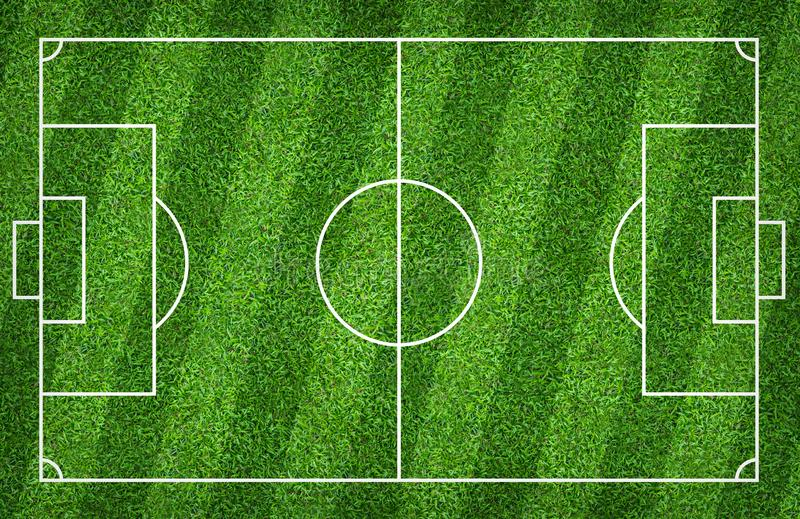
#> input picture assets/football.jpg, 800 x 519 px
$ python -i VanishingPoint.py   (imports and definitions only)
#> lines starting #> are read from the running program, lines starting #| are printed output that depends on the picture
### lib/offside_modules/AdditionalFunctions.py
import numpy as np
import cv2

'''
This is the dictionary of the lower and upper bounds of HSVs
'''

color_dict_HSV = {
        'black': [[0, 0, 0],    [180, 255, 30]],
        'gray':  [[0, 0, 30],    [180, 25, 190]],
        'white': [[0, 0, 190],  [180, 25, 255]],
        'red1':  [[159, 25, 70],[180, 255, 255]],
        'red2':  [[0, 25, 70],  [10, 255, 255]],
        'orange':[[10, 25, 70], [25, 255, 255]],
        'yellow':[[25, 25, 70], [35, 255, 255]],
        'green': [[35, 25, 70], [90, 255, 255]],
        'blue':  [[90, 25, 70], [129, 255, 255]],
        'purple':[[129, 25, 70],[159, 255, 255]]
        }
#white range
lower_white = np.array([0,0,0])
upper_white = np.array([0,0,255])

'''
* This function just computes the mean to be used for line intersection averaging
* @param  arrpoints  the points to be processed
* @return           the averaged points of intersection vanishing point
'''
# [8 lines left out: function pointMean, not called in this run]
# Making a list of possible vp intersection


'''
* This function is to get all the possible list of vp
* @param  neededpoints  points to be made into a list to obtain the average
* @return           the final vanishing point after averaging
'''
# [13 lines left out: function gettingMeanVP, not called in this run]

'''
* This function is to show the final result as an image viewing video
* @param  frame  the frame input to be used to detect players
* @param  decision   the final decision to be printed on the image
* @param  imgToShow   the image to be shown in the imshow function
* @return           the final output shown with the results and the boundry lines of each player
'''
# [7 lines left out: function PrintFinalVisuals, not called in this run]
'''
* This function is used to get the intersection of both line if exists
* @param  line1,line2  the 2 lines for intersection checking
* @return           the point of intersection if exists
'''
# [16 lines left out: function line_intersection, not called in this run]

'''
* This function is used to get the slope
* @param  x1,y1,x2,y2  the points of the 2 lines to get the slope of
* @return           the slope od the line
'''
def slopee(x1, y1, x2, y2):
    x = (y2 - y1) / (x2 - x1)
    return x

### lib/offside_modules/VanishingPoint.py
import cv2
from AdditionalFunctions import slopee, line_intersection
import numpy as np
'''
* This function is used to get the vanishing point
* @param  img  the image to get the vanishing point from
* @return           the final processed vanishing point
'''

def vanishingPoint(img):

    gray = cv2.cvtColor(img, cv2.COLOR_RGB2GRAY)
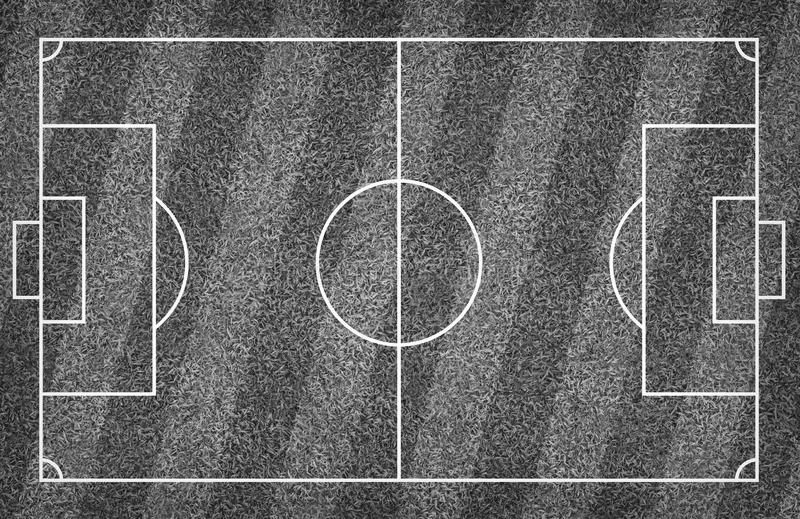
#> gray: shape (519, 800); min 6, max 255, mean 103.2
    bilarImg = cv2.bilateralFilter(gray, 7, 7, 7)
    image_enhanced = cv2.equalizeHist(bilarImg)
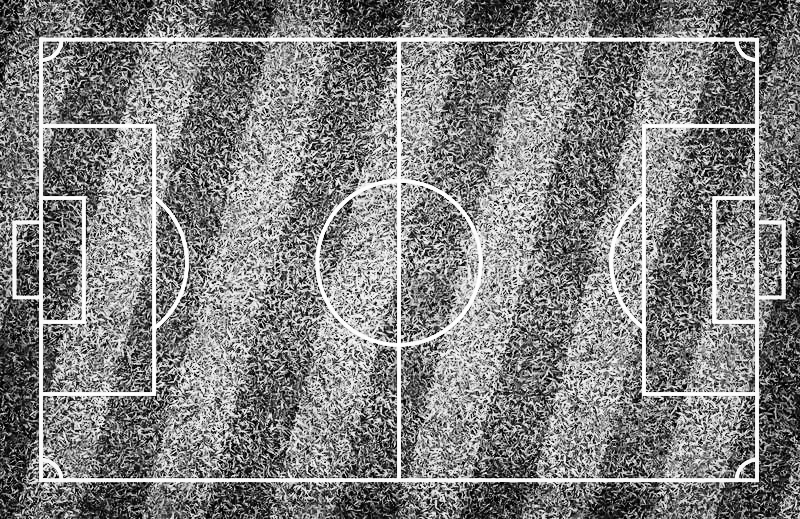
#> image_enhanced: shape (519, 800); min 0, max 255, mean 128.5
    masked_edges = cv2.Canny(image_enhanced, 100, 100, apertureSize=3)
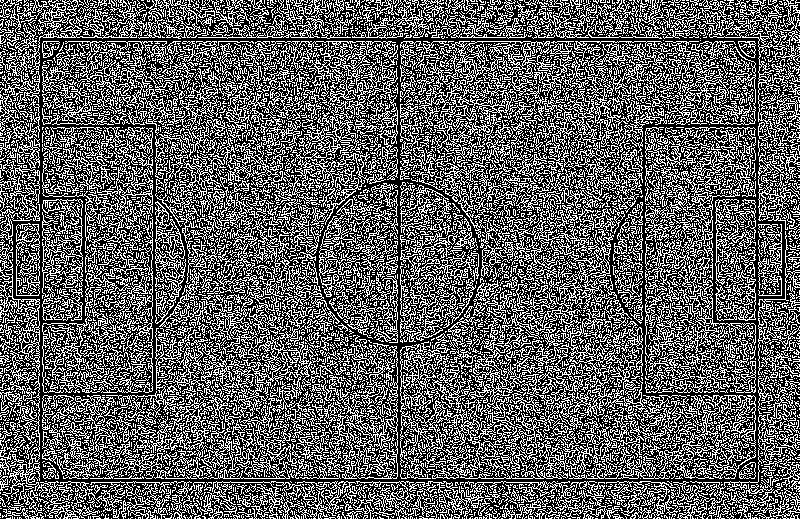
#> masked_edges: shape (519, 800); 37.5% white in thin lines or dots

    # Define the Hough transform parameters
    # Make a blank the same size as our image to draw on
    rho = 2  # distance resolution in pixels of the Hough grid
    theta = np.pi/180  # angular resolution in radians of the Hough grid
    # minimum number of votes (intersections in Hough grid cell)
    threshold = 110
    min_line_length = 90  # minimum number of pixels making up a line
    max_line_gap = 20   # maximum gap in pixels between connectable line segments
    # Run Hough on edge detected image
    lines = cv2.HoughLinesP(masked_edges, rho, theta, threshold, np.array([]),
                            min_line_length, max_line_gap)
#> lines = 403 rows, first 6: [3, 383, 799, 383], [0, 353, 798, 353], [0, 472, 794, 472], [0, 441, 795, 441], [1, 301, 794, 301], [5, 495, 797, 495]
    # Iterate over the output "lines" and draw lines on the blank
    # draw line which makes a slope rather than the redundent horizontal lines
    line_image = np.copy(img) #creating a blank to draw lines on

    neededpoints = []
    for line in lines:
            for x1, y1, x2, y2 in line:
                slp = slopee(x1, y1, x2, y2)
                # slp>10 or slp<-7
                # print('slp:',slp)
                if slp >= 1 or slp <= -1 or slp == float('-inf') or slp == float('inf'):
                    neededpoints.append([[x1, y1], [x2, y2]])
                    cv2.line(line_image,(x1,y1),(x2,y2),(255,255,255),2)
#> this loop made 403 passes
#> after the loop, neededpoints = []

    # We have to sort them by the x point ascendingly order
    neededpoints.sort(key=lambda i:i[0],reverse=False)
    # Getting the possible vanishing point by having the intersection of the first and last line
#> (the run stopped early here; a loop or call above may not have finished)
